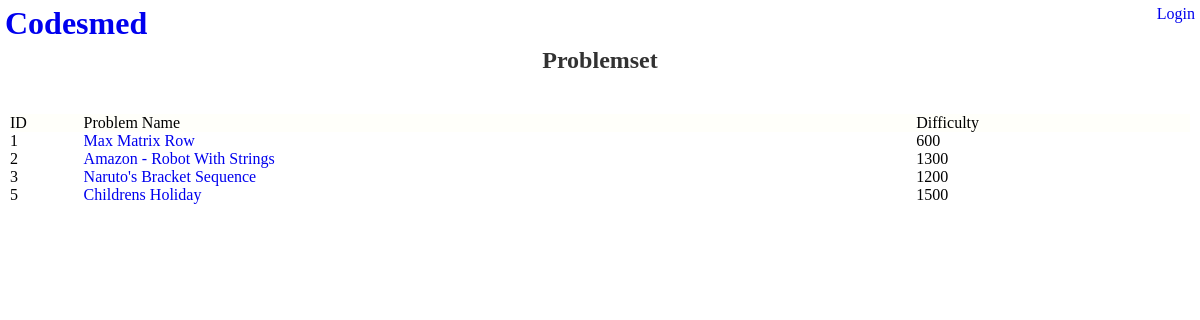
The page / on the database its author committed.
### problems/models.py (models this page shows)
class Problem(models.Model) :
    name = models.CharField(max_length=200)
    data_dir_path = models.CharField(max_length=200)
    difficulty = models.IntegerField()
    num_testcases = models.IntegerField()
    time_limit = models.FloatField(default=1)

### problems/views.py (the view)
# urls.py: path('', views.index, name='index'),
def index(request):
    Logger.log('Index page requested')
    context = {'problem_list': Problem.objects.all() } | get_cur_user_context(request)
    return render(request, 'problems/index.html', context)

### problems/backend/utils.py (called while the page is built)
    @staticmethod
    def log(msg):
        if Logger.def_logging_method == LogginMethods.LOG_STDOUT:
            print('[' + str(datetime.now()) + '] ' + msg)

### problems/views.py (called while the page is built)
def get_cur_user_context(request):
    is_logged_in = True
    username = ''
    if not is_cur_user_logged_in(request) :
        is_logged_in = False
    else :
        username = request.user.username
    return {
        'is_logged_in' : is_logged_in,
        'username' : username,
    }

def is_cur_user_logged_in(request):
    return request.user.is_authenticated

### problems/templates/problems/index.html (shortened to what this page needs)
{% extends "problems/base.html" %}
{% block content_root %}
<div id="content-root">
    <h2 class="heading2">Problemset</h2>
    <table>
        <thead>
            <td class="table-header-cell">ID</td>
            <td class="table-header-cell">Problem Name</td>
            <td class="table-header-cell">Difficulty</td>
        </thead>
        <tbody>
        {% for problem in problem_list %}
        <tr id="problem-{{problem.id}}">
            <td>{{problem.id}}</td>
            <td>
                <a href="{% url 'problems:detail_submit_path' problem.id %}">{{problem.name}}</a>
            </td>
            <td>{{problem.difficulty}}</td>
        </tr>
        {% endfor %}
        </tbody>
    </table>
</div>
{% endblock content_root %}

### problems/static/problems/styles/common.css (style rules this page uses)
:root { --primary_colour : #fffffa; --button_colour : rgba(80, 80, 80, 0.2); --ac_green_colour : rgb(0,200,50); --wa_red_colour : rgb(200,40,40); --tle_yellow_colour : rgb(150,80,50); --error_verdict_colour : rgb(40, 40, 40); }
* { padding: 0px; margin: 0px; }
.heading2 { text-align: center; opacity: 0.8; margin-bottom: 5vh; }
a:link, a:visited { text-decoration: none; }
.table-header-cell { background-color: var(--primary_colour); margin: 0px; padding: 0px; }
table { border : 0px; border-spacing: 0px; padding-left: 10px; padding-right: 10px; width: 100%; }
thead { margin-bottom: 20px; }

### rows shown on the page
Problem: id "1", name "Max Matrix Row", difficulty "600"
Problem: id "2", name "Amazon - Robot With Strings", difficulty "1300"
Problem: id "3", name "Naruto's Bracket Sequence", difficulty "1200"
Problem: id "5", name "Childrens Holiday", difficulty "1500"
